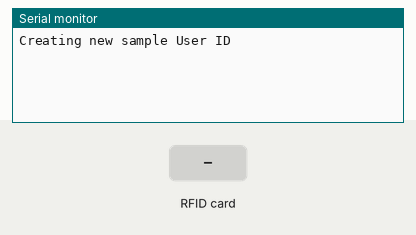
The sketch below on a simulated Arduino Uno, built with avr-gcc and run on an emulated ATmega328P. Parts: the last lines printed to the serial monitor. The inputs (shaded band) are chosen by the test bench.

Above: at 1.2 s.
1.3 s: RFID card 5E 7A 19 C4 held to the reader
At 2.4 s:
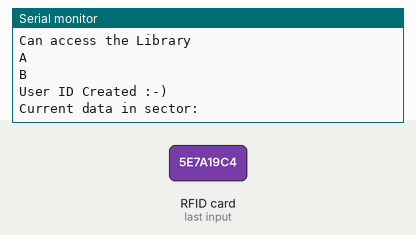
2.8 s: RFID card 5E 7A 19 C4 held to the reader
At 2.93 s:
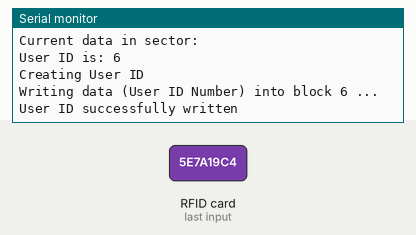

The sketch:

covidSafe-createSampleUserID.ino
```cpp
//
//      Sector 1 - Block 4
//
//      BYTE Pos    Value     Meaning
//
//          0        0x01       Registered User
//          0        0x00       Visitor ID
//
//          1        0x01       User can access library
//          1        0x00       User cannot access the library
//
//          2        0x01       User can access Building A
//          2        0x00       User cannot access Building A
//
//          3        0x01       User can access Building B
//          3        0x00       User cannot access Building B


#include <SPI.h>
#include <MFRC522.h>

#define RST_PIN         9           // Configurable, see typical pin layout above
#define SS_PIN          10          // Configurable, see typical pin layout above

MFRC522 mfrc522(SS_PIN, RST_PIN);   // Create MFRC522 instance.

MFRC522::MIFARE_Key key;

int userID = 0000005; //Upto 9,999,999 users can be registered in the system
String username = "Rashmika Opatha";

int ones;
int tens;
int hundreds;
int thousands;
int tenThousands;
int lakhs;
int millions;

void setup() {
  Serial.begin(9600); // Initialize serial communications with the PC
  while (!Serial);    // Do nothing if no serial port is opened (added for Arduinos based on ATMEGA32U4)
  SPI.begin();        // Init SPI bus
  mfrc522.PCD_Init(); // Init MFRC522 card

  // Prepare the key (used both as key A and as key B)

  // using FFFFFFFFFFFFh which is the default at chip delivery from the factory
  for (byte i = 0; i < 6; i++) {
    key.keyByte[i] = 0xFF;
  }

  Serial.println(F("Creating new sample User ID"));
}


void loop() {
  // Reset the loop if no new card present on the sensor/reader. This saves the entire process when idle.
  if ( ! mfrc522.PICC_IsNewCardPresent())
    return;

  // Select one of the cards
  if ( ! mfrc522.PICC_ReadCardSerial())
    return;

  Serial.print(F("User ID is: ")); Serial.println(userID);
  Serial.println();

  MFRC522::PICC_Type piccType = mfrc522.PICC_GetType(mfrc522.uid.sak);

  // Check for compatibility
  if (    piccType != MFRC522::PICC_TYPE_MIFARE_MINI
          &&  piccType != MFRC522::PICC_TYPE_MIFARE_1K
          &&  piccType != MFRC522::PICC_TYPE_MIFARE_4K) {
    Serial.println(F("Invalid ID presented! Please contact security for any inquiries. "));
    return;
  }

  // In this sample we use the second sector,
  // that is: sector #1, covering block #4 up to and including block #7
  byte no_access = 0x00;
  byte allow_access = 0x01;
  byte visitor = 0x00;
  byte user = 0x01;

  byte sector         = 1;
  byte blockAddr      = 4;
  byte dataBlock[]    = {
    user, allow_access, allow_access, allow_access,
    0x00, 0x00, 0x00, 0x00,
    0x00, 0x00, 0x00, 0x00,
    0x00, 0x00, 0x00, 0x00
  }; //The first byte for User ID is 1

  byte trailerBlock   = 7;
  MFRC522::StatusCode status;
  byte buffer[18];
  byte size = sizeof(buffer);


  // Authenticate using key B

  Serial.println(F("Creating User ID"));Serial.println();
  status = (MFRC522::StatusCode) mfrc522.PCD_Authenticate(MFRC522::PICC_CMD_MF_AUTH_KEY_B, trailerBlock, &key, &(mfrc522.uid));
  if (status != MFRC522::STATUS_OK) {
    Serial.print(F("PCD_Authenticate() failed: "));
    Serial.println(mfrc522.GetStatusCodeName(status));
    return;
  }

  //++++++++++++++++++++++++++++++++++++++++++++++++++++++++++++++++++++++++++++++++++++++++++
  //  Storing the User ID in the RFID

  ones = (userID % 10);
  tens = ((userID / 10) % 10);
  hundreds = ((userID / 100) % 10);
  thousands = ((userID / 1000) % 10);
  tenThousands = ((userID / 10000) % 10);
  lakhs = ((userID / 100000) % 10);
  millions = (userID / 100000);

  byte IdBlockAddr      = 6; //Block to store the user's ID
  byte userIDBlock[16]    = {
    (byte)millions, (byte)lakhs, (byte)tenThousands, (byte)thousands,
    (byte)hundreds, (byte)tens, (byte)ones, 0x00,
    0x00, 0x00, 0x00, 0x00,
    0x00, 0x00, 0x00, 0x00
  };

  // Write userID to the sector 1 block 6
  Serial.print(F("Writing data (User ID Number) into block ")); Serial.print(IdBlockAddr);
  Serial.println(F(" ..."));
//  dump_byte_array(userIDBlock, 16); Serial.println();

  status = (MFRC522::StatusCode) mfrc522.MIFARE_Write(IdBlockAddr, userIDBlock, 16);
  if (status != MFRC522::STATUS_OK) {
    Serial.print(F("Error creating User ID, Please try again!"));
    Serial.print(F("MIFARE_Write() failed: "));
    Serial.println(mfrc522.GetStatusCodeName(status));
  }

  userID++;

  Serial.println("User ID successfully written");
  Serial.println();

  //+++++++++++++++++++++++++++++++++++++++++++++++++++++++++++++++++++++++++++++++++++++++++++

  // Write data to the block
  Serial.print(F("Writing permission data into RFID block ")); Serial.print(blockAddr);
  Serial.println(F(" ..."));
//  dump_byte_array(dataBlock, 16);

  status = (MFRC522::StatusCode) mfrc522.MIFARE_Write(blockAddr, dataBlock, 16);
  if (status != MFRC522::STATUS_OK) {
    Serial.print(F("Error creating User ID, Please try again!"));
    //        Serial.print(F("MIFARE_Write() failed: "));
    Serial.println(mfrc522.GetStatusCodeName(status));
  }
  Serial.println();
  Serial.print(F("permission data written successfully"));
  Serial.println();


//++++++++++++++++++++++++++++++++++++++++++++++++++++++++++++++++++++++++++++++++++++++++++++++++
//Storing the user name in RFID

//Converting String into a char arrray

char nameArr[username.length()];

for(int i = 0; i < username.length(); i++){
  nameArr[i] = username[i];
}
Serial.println(username.length());

//username.length()
byte nameInByte[16] = {
    0x00, 0x00, 0x00, 0x00,
    0x00, 0x00, 0x00, 0x00,
    0x00, 0x00, 0x00, 0x00,
    0x00, 0x00, 0x00, 0x00
  };;

for(int i = 0; i < 16; i++){
  nameInByte[i] = (byte)nameArr[i];
}

for(int i = 0; i < sizeof(nameInByte); i++){
//  Serial.print(nameInByte[i]);
}
//Serial.println();

for(int i = 0; i < sizeof(nameInByte); i++){
//  Serial.print((char)nameInByte[i]);
}


  byte usernameBlockAddr      = 5; //Block to store the user's name
//  byte userNameBlock[16]    = {
//    (byte)millions, (byte)lakhs, (byte)tenThousands, (byte)thousands,
//    (byte)hundreds, (byte)tens, (byte)ones, 0x00,
//    0x00, 0x00, 0x00, 0x00,
//    0x00, 0x00, 0x00, 0x00
//  };

  // Write userID to the sector 1 block 6
//  Serial.print(F("Writing data (User ID Number) into block ")); Serial.print(usernameBlockAddr);
//  Serial.println(F(" ..."));
  dump_byte_array(nameInByte, 16); Serial.println();

  status = (MFRC522::StatusCode) mfrc522.MIFARE_Write(usernameBlockAddr, nameInByte, 16);
  if (status != MFRC522::STATUS_OK) {
    Serial.print(F("Error creating User ID, Please try again!"));
    Serial.print(F("MIFARE_Write() failed: "));
    Serial.println(mfrc522.GetStatusCodeName(status));
  }


//Reading the user name from the RFID
  status = (MFRC522::StatusCode) mfrc522.MIFARE_Read(usernameBlockAddr, buffer, &size);
  if (status != MFRC522::STATUS_OK) {
    Serial.print(F("Error reading User ID, Please try again!"));
    Serial.print(F("MIFARE_Read() failed: "));
    Serial.println(mfrc522.GetStatusCodeName(status));
  }

  char arrToStoreName[sizeof(buffer)];

  for(int i =0; i<sizeof(buffer); i++){
    arrToStoreName[i] = (char)buffer[i];
  }

  Serial.print("Welcome ");

  for(int i =0; i<16; i++){
    Serial.print(arrToStoreName[i]);
  }

  Serial.print(" !");
  Serial.println();

//++++++++++++++++++++++++++++++++++++++++++++++++++++++++++++++++++++++++++++++++++++++++++++++++


  // Read data from the block (again, should now be what we have written)

  status = (MFRC522::StatusCode) mfrc522.MIFARE_Read(blockAddr, buffer, &size);
  if (status != MFRC522::STATUS_OK) {
    Serial.print(F("Error reading User ID, Please try again!"));
    Serial.print(F("MIFARE_Read() failed: "));
    Serial.println(mfrc522.GetStatusCodeName(status));
  }

  Serial.println();
  displayAllowedBuildings(buffer);
  Serial.println();


  // Check that data in block is what we have written
  // by counting the number of bytes that are equal
//  Serial.println(F("Checking result..."));
  byte count = 0;
  for (byte i = 0; i < 16; i++) {

    if (buffer[i] == dataBlock[i])
      count++;
  }
//  Serial.print(F("Number of bytes that match = ")); Serial.println(count);
  if (count == 16) {
    Serial.println(F("User ID Created :-)"));
  } else {
    Serial.println(F("Failure, no match :-("));
    Serial.println(F("  perhaps the write didn't work properly..."));
  }
  Serial.println();

  // Dump the sector data
  Serial.println(F("Current data in sector:"));
  mfrc522.PICC_DumpMifareClassicSectorToSerial(&(mfrc522.uid), &key, sector);
  Serial.println();

  // Halt PICC
  mfrc522.PICC_HaltA();
  // Stop encryption on PCD
  mfrc522.PCD_StopCrypto1();
}

void displayAllowedBuildings(byte* buffer) {

  Serial.println("The list of buildings User has access to: " );

  if (buffer[1] == 1) {
    Serial.println("Can access the Library");
  }else{
    Serial.println("No access to the library");
  }

  if (buffer[2] == 1) {
    Serial.println("A");
  }

  if (buffer[3] == 1) {
    Serial.println("B");
  }

}


void dump_byte_array(byte *buffer, byte bufferSize) {
  for (byte i = 0; i < bufferSize; i++) {
    Serial.print(buffer[i] < 0x10 ? " 0" : " ");
    Serial.print(buffer[i], HEX);
  }
}
```

Measured:
- after the input at 1.3 s, the serial monitor: prints a new line at once (image 1)
- after the input at 2.8 s, the serial monitor: prints a new line at once (image 2)
